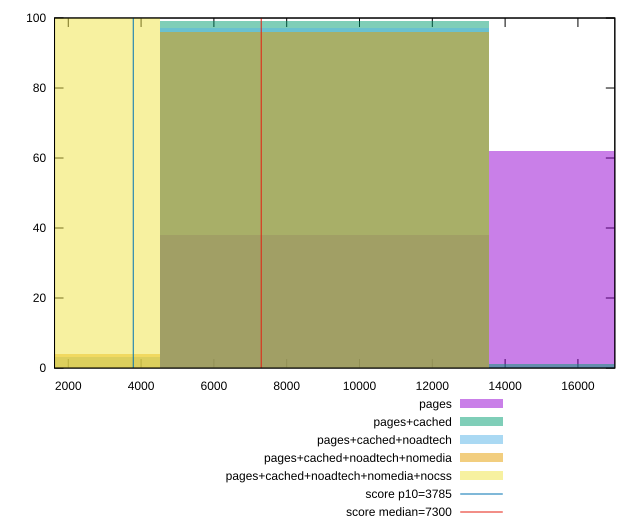

The script that saved this image:
reset

$pages <<EOF
18062.58196976694 62
9031.29098488347 38
EOF

$pagesCached <<EOF
18062.58196976694 1
9031.29098488347 99
EOF

$pagesCachedNoadtech <<EOF
9031.29098488347 97
0 3
EOF

$pagesCachedNoadtechNomedia <<EOF
9031.29098488347 96
0 4
EOF

$pagesCachedNoadtechNomediaNocss <<EOF
0 100
EOF

set key outside below
set boxwidth 9031.29098488347
set xrange [1622.5395000000003:17013.625]
set yrange [0:100]
set trange [0:100]
set style fill transparent solid 0.5 noborder

set parametric
set terminal svg size 640, 530 enhanced background rgb 'white'
set output "report_00009_2021-02-08T22-37-41.559Z/interactive/comparison/histogram/all_raw.svg"

plot $pages title "pages" with boxes, \
     $pagesCached title "pages+cached" with boxes, \
     $pagesCachedNoadtech title "pages+cached+noadtech" with boxes, \
     $pagesCachedNoadtechNomedia title "pages+cached+noadtech+nomedia" with boxes, \
     $pagesCachedNoadtechNomediaNocss title "pages+cached+noadtech+nomedia+nocss" with boxes, \
     3785,t title "score p10=3785", \
     7300,t title "score median=7300"

reset
